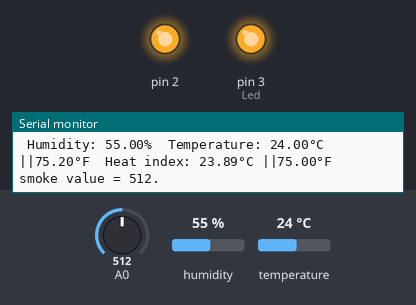
This sketch was run on a simulated Arduino Uno, built with avr-gcc and run on an emulated ATmega328P. Parts: output pins drawn as LEDs (lit = HIGH), the last lines printed to the serial monitor. The test bench sets the inputs (shaded band); at power-on: A0 = 512, humidity 55 %, temperature 24 °C.

Above: at 4.3 s.
4.4 s: A0 set to 159
8.9 s: A0 set to 135
At 11.2 s:
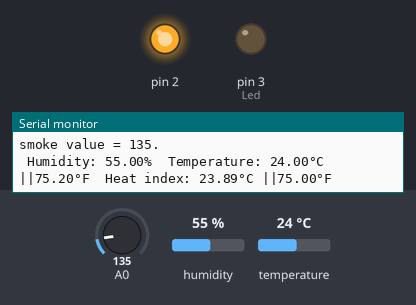
13.4 s: A0 set to 160
At 17.1 s:
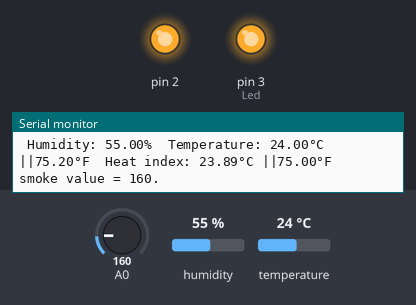
17.9 s: A0 set to 140
At 20.3 s:
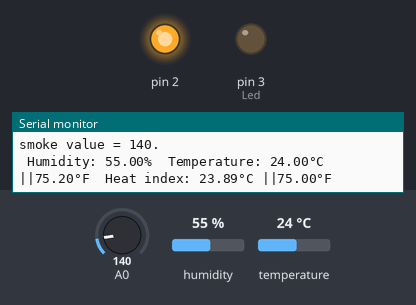
Timing chart, 0 to 21.8 s (numbered marks = the images above; inputs shaded):
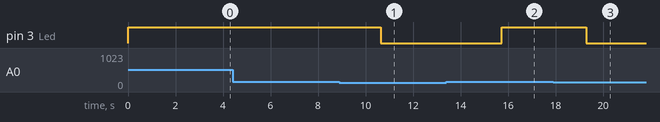

The sketch:

DHT_SMOKE_SENSOR.ino
```cpp
#include "DHT.h"
#define DHTPIN 4// Digital pin connected to the DHT sensor
#define DHTTYPE DHT11   // DHT 11
DHT dht(DHTPIN, DHTTYPE); //DHT parameter to Initialize DHT sensor.
const int Led=3;
void setup()
{
  // put your setup code here, to run once:
  Serial.begin(9600);
  pinMode(Led,OUTPUT);
  pinMode(2,OUTPUT);
  digitalWrite(2,HIGH);
  dht.begin(); //  Initialize the Serial Communication and the DHT Sensor.
}

void loop()
{
  // put your main code here, to run repeatedly:
  int Smoke=analogRead(A0);
  Serial.print("smoke value = ");
  Serial.print(Smoke);
  Serial.print(".");
  Serial.println(" ");
  if(Smoke>150)
  {
    digitalWrite(Led,HIGH);
    delay(1000);
  }
  else
  {
  digitalWrite(Led,LOW);
  }
  delay(500);
  float h = dht.readHumidity();  // read humidity
   float t = dht.readTemperature(); // read temperature
   float f = dht.readTemperature(true); //Reading temperature as Fahrenheit (isFahrenheit = true)
  if (isnan(h) || isnan(t) || isnan(f)) //Checking if any reads failed and exit early (to try again).
  {
    Serial.println(F("Failed to read from DHT sensor!"));
    return;
 }
 float hif = dht.computeHeatIndex(f, h); //Computing heat index in Fahrenheit (the default)
 float hic = dht.computeHeatIndex(t, h, false); //Computing heat index in Celsius (isFahreheit = false)
 Serial.print(F(" Humidity: "));
Serial.print(h);
Serial.print(F("%  Temperature: "));
Serial.print(t);
Serial.print(F("°C "));
Serial.print("||");
Serial.print(f);
Serial.print(F("°F  Heat index: "));
Serial.print(hic);
Serial.print(F("°C "));
Serial.print("||");
Serial.print(hif);
Serial.println(F("°F"));
delay(2000);
}
```

Measured:
- the behaviour switches between 151 and 150 on A0 (found by bisection; images 0 and 1)
- after the input at 8.9 s, pin 3 (Led): HIGH → LOW after 1.7 s
- after the input at 13.4 s, pin 3 (Led): LOW → HIGH after 2.3 s
- after the input at 17.9 s, pin 3 (Led): HIGH → LOW after 1.4 s
